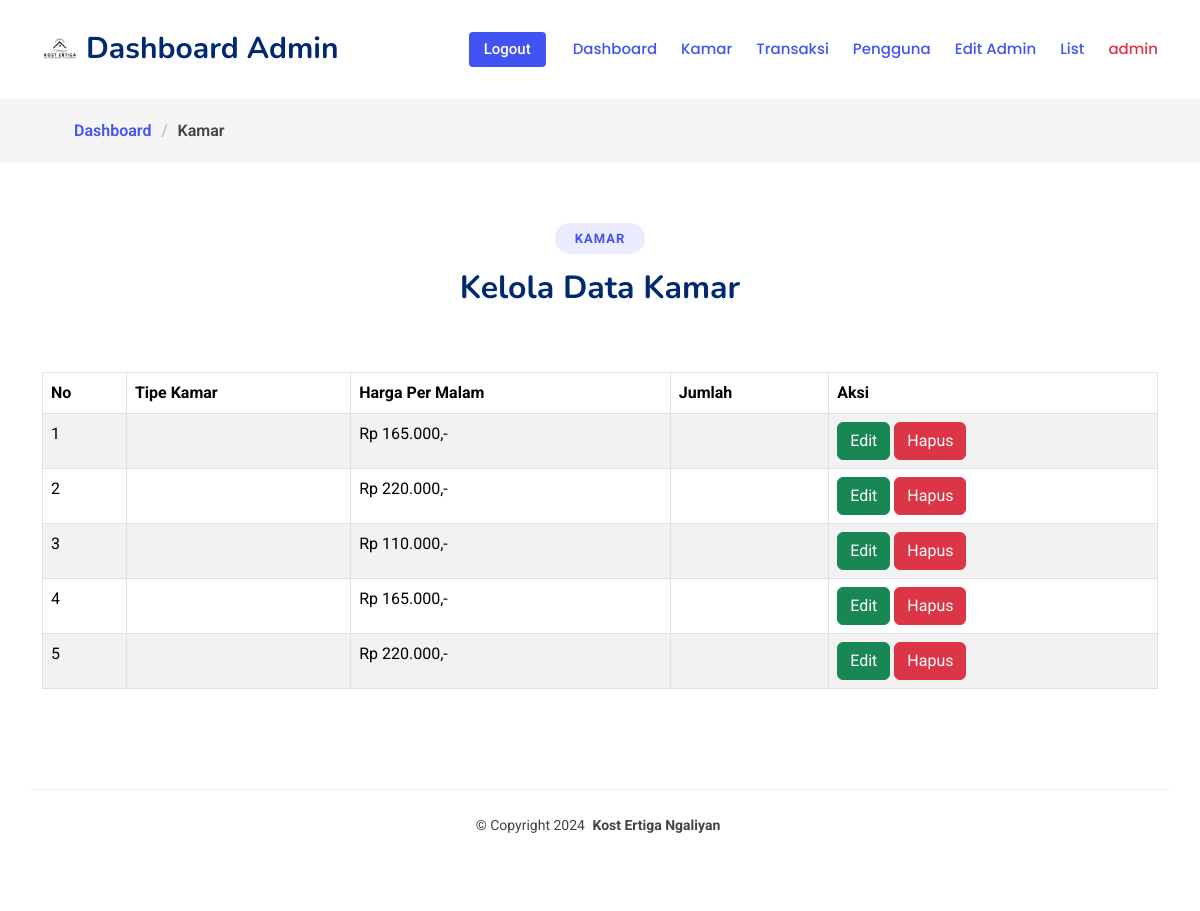
/kamar.php (signed in), run on the app's committed database.
### tables this page shows
CREATE TABLE `kamar` (
  `id` int(11) NOT NULL AUTO_INCREMENT,
  `tipe_kamar` enum('Ekonomi','Standart','Deluxe') NOT NULL,
  `harga_per_malam` decimal(10,2) NOT NULL,
  PRIMARY KEY (`id`)
);

### kamar.php (the view, shortened to what this page needs)
<?php
	require_once 'resources/views/template.php';
	include 'koneksi.php';
?>
<!DOCTYPE html>
<html lang="en">
<head>
  <?= layout('css'); ?>
</head>
<body class="starter-page-page">
  <header id="header" class="header d-flex align-items-center sticky-top">
    <div class="container-fluid container-xl position-relative d-flex align-items-center">
      <a href="./dashboard.php" class="logo d-flex align-items-center me-auto">
        <img src="assets/img/logo11.png" alt="">
        <h1 class="sitename">Dashboard Admin</h1>
      </a>
      <nav id="navmenu" class="navmenu">
        <ul>
          <li><a href="./dashboard.php" class="active">Dashboard</a></li>
		  <li><a href="./kamar.php" class="active">Kamar</a></li>
		  <li><a href="./transaksi.php" class="active">Transaksi</a></li>
		  <li><a href="./pelanggan.php" class="active">Pengguna</a></li>
      <li><a href="./editadmin.php" class="active">Edit Admin</a></li>
      <li><a href="./list.php" class="active">List</a></li>
      <li><a class="text-danger" href="javascript:void(0)"><?= $_SESSION['username']; ?></a></li>
        </ul>
      </nav>
      <a class="btn-getstarted flex-md-shrink-0" href="./logoutadmin.php">Logout</a>
    </div>
  </header>
  <main class="main">
    <div class="page-title">
      <nav class="breadcrumbs">
        <div class="container">
          <ol>
            <li><a href="./dashboard.php">Dashboard</a></li>
            <li class="current">Kamar</li>
          </ol>
        </div>
      </nav>
    </div>
    <section id="starter-section" class="starter-section section">
      <div class="container section-title" data-aos="fade-up">
        <h2>Kamar</h2>
        <p>Kelola Data Kamar</p>
      </div>
      <div class="container" data-aos="fade-up">
        <table id="myTable" class="table table-bordered table-striped" style="width: 100%;">
			<thead>
				<tr>
					<th>No</th>
					<th>Tipe Kamar</th>
					<th>Harga Per Malam</th>
          <th>Jumlah</th>
					<th>Aksi</th>
				</tr>
			</thead>
			<tbody>
				<?php
					$no = 1;
					$sql = "SELECT * FROM kamar ORDER BY id ASC";
					$result = $conn->query($sql);
					while($data = $result->fetch_assoc()){
				?>
				<tr>
					<td><?= $no++; ?></td>
					<td><?= $data['tipe_kamar']; ?></td>
					<td>Rp <?= number_format($data['harga_per_malam'], 0 , ',', '.'). ',-'; ?></td>
          <td><?= $data['jumlah']; ?></td>
					<td>
						<a class="btn btn-success" href="./editkamar.php?id=<?= $data['id']; ?>"><i class='fa fa-edit'></i> Edit</a>
						<a class="btn btn-danger" href="./hapuskamar.php?id=<?= $data['id']; ?>" onclick="return confirm('Anda Yakin Ingin Menghapus Data Ini?')"><i class='fa fa-trash'></i> Hapus</a>
					</td>
				</tr>
				<?php
					}
				?>
			</tbody>
		</table>
      </div>
    </section>
  </main>
  <?= layout('footer'); ?>
</body>
</html>

### assets/css/main.css (style rules this page uses)
:root { --default-font: "Roboto", system-ui, -apple-system, "Segoe UI", Roboto, "Helvetica Neue", Arial, "Noto Sans", "Liberation Sans", sans-serif, "Apple Color Emoji", "Segoe UI Emoji", "Segoe UI Symbol", "Noto Color Emoji"; --heading-font: "Nunito", sans-serif; --nav-font: "Poppins", sans-serif; }
:root { --background-color: #ffffff; --default-color: #444444; --heading-color: #012970; --accent-color: #4154f1; --surface-color: #ffffff; --contrast-color: #ffffff; }
:root { --nav-color: #012970; --nav-hover-color: #4154f1; --nav-mobile-background-color: #ffffff; --nav-dropdown-background-color: #ffffff; --nav-dropdown-color: #212529; --nav-dropdown-hover-color: #4154f1; }
:root { scroll-behavior: smooth; }
body { color: var(--default-color); background-color: var(--background-color); font-family: var(--default-font); }
a { color: var(--accent-color); text-decoration: none; transition: 0.3s; }
h1, h2, h3, h4, h5, h6 { color: var(--heading-color); font-family: var(--heading-font); }
.header { color: var(--default-color); background-color: var(--background-color); padding: 20px 0; transition: all 0.5s; z-index: 997; }
.header .logo { line-height: 1; }
.header .logo img { max-height: 36px; margin-right: 8px; }
.header .logo h1 { font-size: 30px; margin: 0; font-weight: 700; color: var(--heading-color); }
.header .btn-getstarted, .header .btn-getstarted:focus { color: var(--contrast-color); background: var(--accent-color); font-size: 15px; padding: 8px 25px; margin: 0 0 0 30px; border-radius: 4px; transition: 0.3s; font-weight: 500; }
@media (max-width: 1200px) { .header .logo { order: 1; } }
@media (max-width: 1200px) { .header .btn-getstarted { order: 2; margin: 0 15px 0 0; padding: 6px 15px; } }
@media (max-width: 1200px) { .header .navmenu { order: 3; } }
@media (min-width: 1200px) { .navmenu { padding: 0; } }
@media (min-width: 1200px) { .navmenu ul { margin: 0; padding: 0; display: flex; list-style: none; align-items: center; } }
@media (min-width: 1200px) { .navmenu li { position: relative; } }
@media (min-width: 1200px) { .navmenu a, .navmenu a:focus { color: var(--nav-color); padding: 18px 12px; font-size: 15px; font-family: var(--nav-font); font-weight: 500; display: flex; align-items: center; justify-content: space-between; white-space: nowrap; transition: 0.3s; } }
@media (min-width: 1200px) { .navmenu li:last-child a { padding-right: 0; } }
@media (min-width: 1200px) { .navmenu li:hover>a, .navmenu .active, .navmenu .active:focus { color: var(--nav-hover-color); } }
.page-title { color: var(--default-color); background-color: var(--background-color); position: relative; }
.page-title nav { background-color: color-mix(in srgb, var(--default-color), transparent 95%); padding: 20px 0; }
.page-title nav ol { display: flex; flex-wrap: wrap; list-style: none; margin: 0; font-size: 16px; font-weight: 600; }
.page-title nav ol li+li { padding-left: 10px; }
.page-title nav ol li+li::before { content: "/"; display: inline-block; padding-right: 10px; color: color-mix(in srgb, var(--default-color), transparent 70%); }
section, .section { color: var(--default-color); background-color: var(--background-color); padding: 60px 0; scroll-margin-top: 98px; overflow: clip; }
.section-title { text-align: center; padding-bottom: 60px; position: relative; }
.section-title h2 { font-size: 13px; letter-spacing: 1px; font-weight: 700; padding: 8px 20px; margin: 0; background: color-mix(in srgb, var(--accent-color), transparent 90%); color: var(--accent-color); display: inline-block; text-transform: uppercase; border-radius: 50px; font-family: var(--default-font); }
.section-title p { color: var(--heading-color); margin: 10px 0 0 0; font-size: 32px; font-weight: 700; font-family: var(--heading-font); }

### data on the page
kamar: harga_per_malam "165.000"
kamar: harga_per_malam "220.000"
kamar: harga_per_malam "110.000"
kamar: harga_per_malam "165.000"
kamar: harga_per_malam "220.000"

### other printed values
$_SESSION['username'] "admin"
$application_name "Kost Ertiga Ngaliyan"
